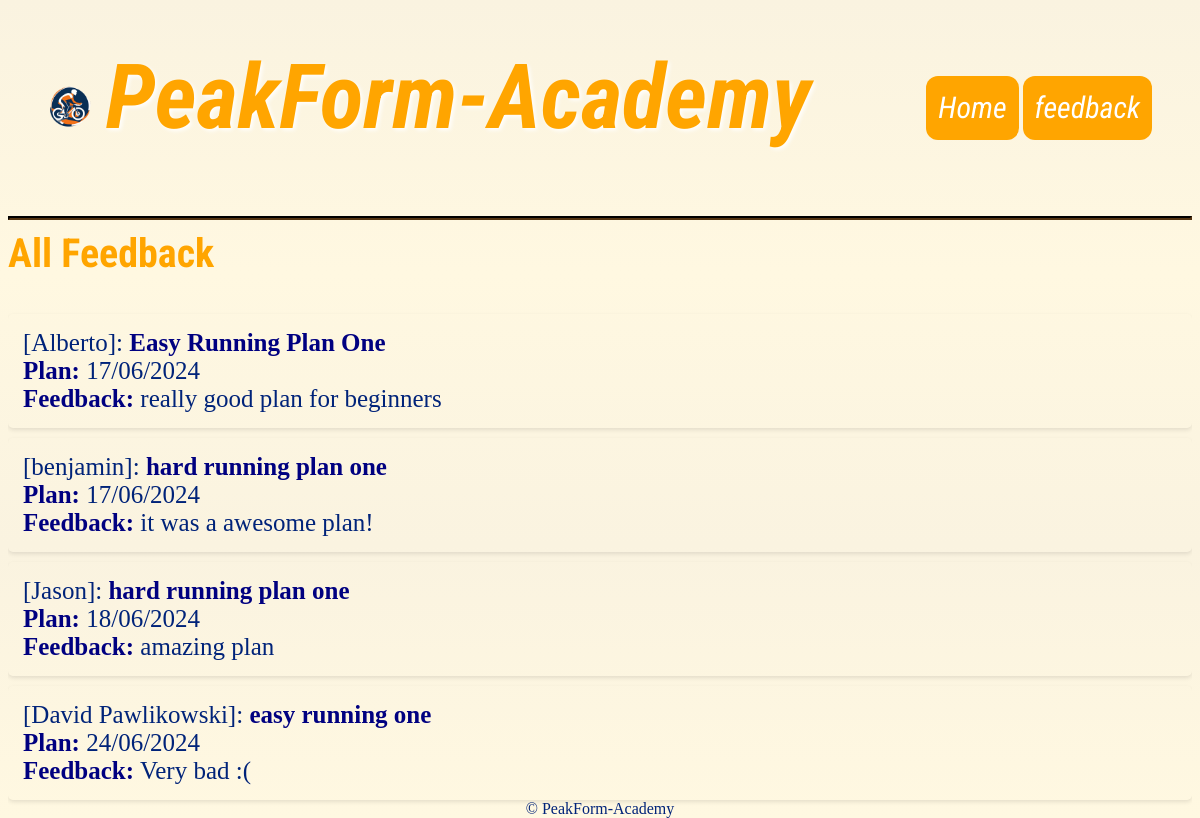
The app's page /DisplayFeedback, older data.
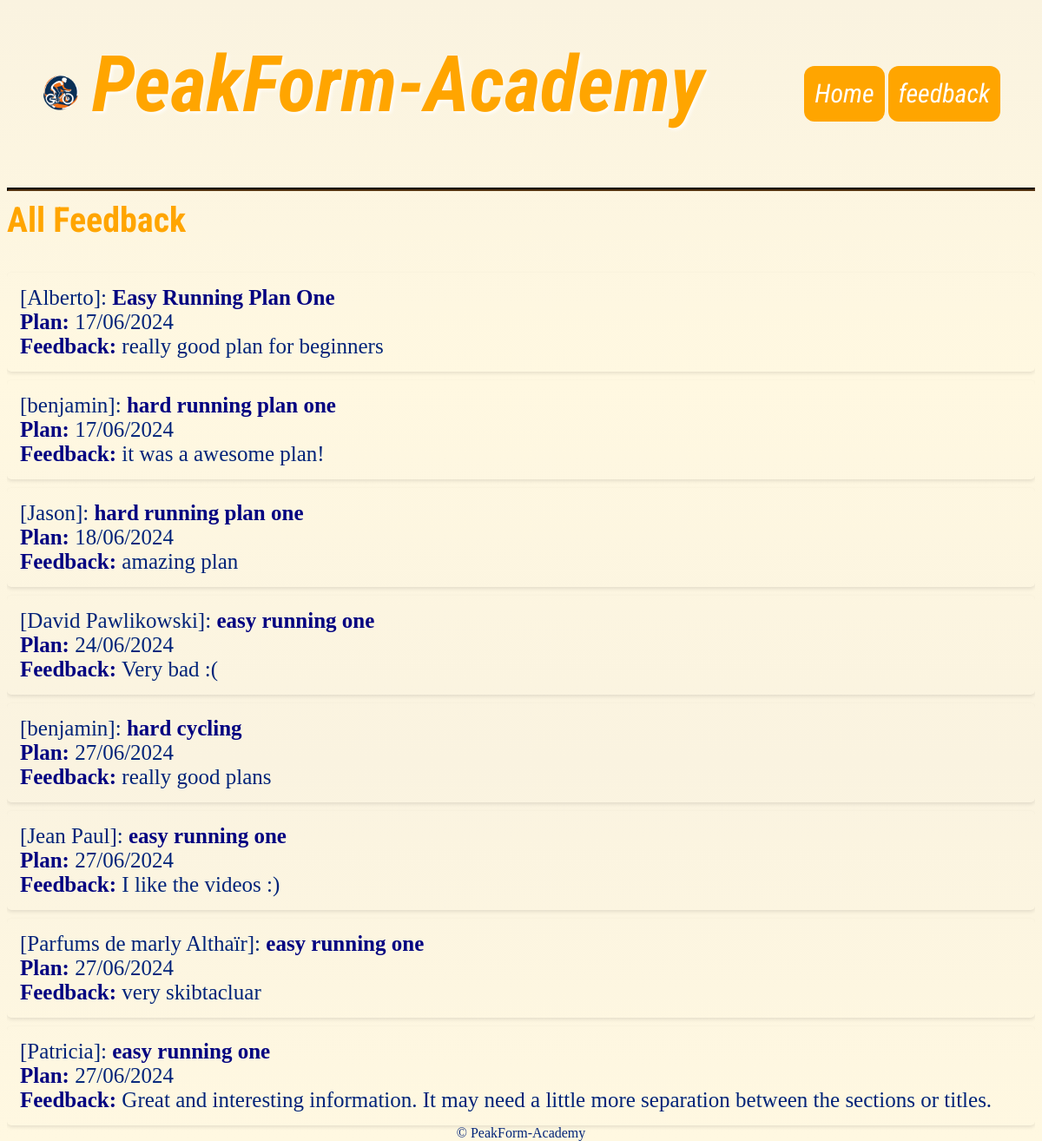
The same page, newer data.
### tables this page shows
CREATE TABLE feedback (
        id INTEGER PRIMARY KEY AUTOINCREMENT,
        username TEXT NOT NULL,
        content TEXT NOT NULL,
        plan TEXT NOT NULL,
        date TIMESTAMP DEFAULT CURRENT_TIMESTAMP
    );

### routes.py (the view)
@app.route('/DisplayFeedback')
def display_feedback():
    conn = sqlite3.connect('PFA.db')
    cursor = conn.cursor()
    cursor.execute('SELECT username, content, date, plan FROM feedback')
    feedbacks = cursor.fetchall()
    conn.close()
    formatted_feedbacks = []
    for feedback in feedbacks:
        username, content, date_str, plan = feedback
        date_str = date_str.split('.')[0]
        formatted_date = datetime.strptime(date_str, '%Y-%m-%d %H:%M:%S').strftime('%d/%m/%Y')
        formatted_feedbacks.append((username, content, formatted_date, plan))
    return render_template('DisplayFeedback.html', feedbacks=formatted_feedbacks)

### templates/DisplayFeedback.html (shortened to what this page needs)
{% extends 'layout.html' %}
{% block content %}
<!DOCTYPE html>
<html lang="en">
<head>
</head>
<body>
    <h1>All Feedback</h1>
    <ul>
        {% for username, content, plan, date in feedbacks %}
            <li>
                 [{{ username }}]: <strong>{{ date }}</strong>
                <br><strong>Plan:</strong> {{ plan }}
                <br><strong>Feedback:</strong> {{ content }}
            </li>
        {% endfor %}
    </ul>
</body>
</html>
{% endblock %}

### templates/layout.html (shortened to what this page needs)
<!DOCTYPE html>
<html lang="en">
<head>
  <link rel="stylesheet" type="text/css" href="/static/css/style.css">
</head>
<body>
  <header>
    <div class="header">
      <left><img src="/static/images/logo-PFA-none.png" width="5%" alt="logo">
      <logo>PeakForm-Academy</logo></left>
      <div class="header-right">
        <a class="button" href="/">Home</a>
        <a href="/DisplayFeedback" class="button">feedback</a>
      </div>
    </div>
  </header>
  <hr/>
  <main>
    {% block content %}{% endblock %}
  </main>
  <footer>
  © PeakForm-Academy
  </footer>
</body>
</html>

### static/css/style.css (style rules this page uses)
h1 { font-family: 'Roboto Condensed', sans-serif; font-size: 250%; color: orange; clear: both; margin-top: 10px; }
html { background: linear-gradient(#FAF3E0, #FFF8E1,#FAF3E0, #FFF8E1); color: #002379; }
ul { list-style-type: none; margin: 0; padding: 0; overflow: hidden; position: -webkit-sticky; position: sticky; top: 0; }
.button { background-color: navy; border: none; color: #ADD8E6; padding: 10px 20px; text-align: center; text-decoration: none; display: inline-block; margin: 8px 4px; cursor: pointer; border-radius: 16px; font-family: 'Roboto Condensed', sans-serif; font-style: italic; font-size: 150%; margin-right: 20px; margin-left: 20px; }
a { text-decoration: none; color: #F8F4E1; font-size: 140%; }
.header { overflow: hidden; padding: 60px 40px; border-radius: 12px; color: #002379; display: flex; align-items: center; }
.header logo { color: orange; text-align: center; text-decoration: none; font-size: 90px; line-height: 25px; border-radius: 4px; font-family: 'Roboto Condensed', sans-serif; font-weight: bold; font-style: italic; text-shadow: 2px 2px 4px white; margin-left: 10px; }
.header-right { margin-left: auto; display: flex; align-items: center; }
.header a { background-color: orange; float: left; color: white; text-align: center; padding: 12px; text-decoration: none; font-size: 30px; line-height: 40px; border-radius: 12px; font-family: 'Roboto Condensed', sans-serif; font-style: italic; margin-left: 4px; margin-right: 0; }
.header-right { float: right; }
hr { display: block; border-width: 2px; border-color: #543310; }
footer { display: block; text-align: center; position: fixed; bottom: 0; left: 0; right: 0; }
img { right: 300px; border-radius: 12px; }
footer { color: #002379; }
li strong { color: #ff6600; }
li { margin: 10px 0; padding: 15px; border-radius: 5px; box-shadow: 0 2px 4px rgba(0, 0, 0, 0.1); text-align: left; font-size: 25PX; }
li strong { color: navy; }

Row changes from the older to the newer data that the page shows:
added feedback: username "benjamin", plan "hard cycling", date "27/06/2024", content "really good plans"
added feedback: username "Jean Paul", plan "easy running one", date "27/06/2024", content "I like the videos :)"
added feedback: username "Parfums de marly Althaïr", plan "easy running one", date "27/06/2024", content "very skibtacluar"
added feedback: username "Patricia", plan "easy running one", date "27/06/2024", content "Great and interesting information. It may need a little more separation between the sections or titles."
